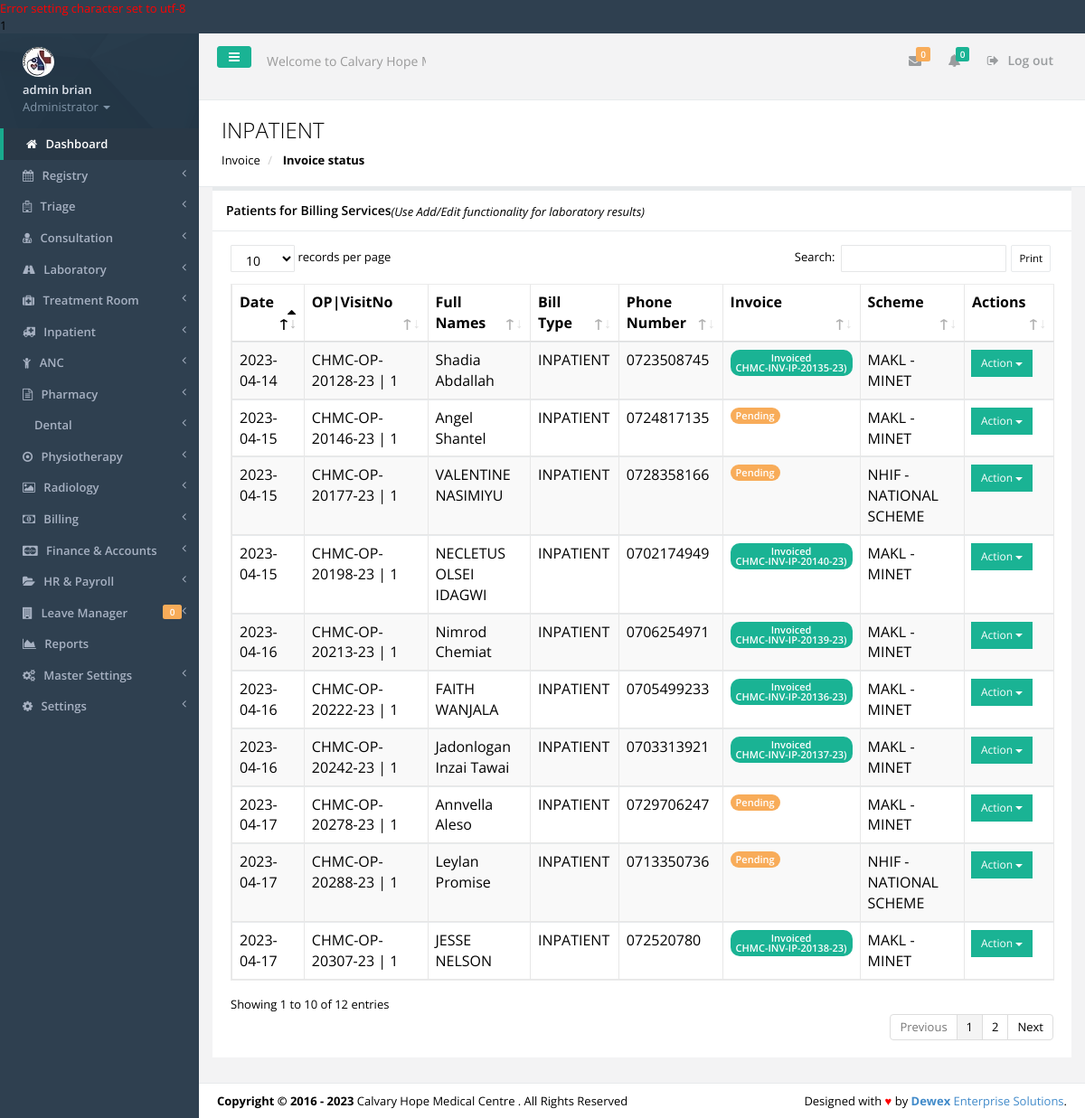
The page /billingip.php (signed in) on the database its author committed.
### tables this page shows
CREATE TABLE IF NOT EXISTS `tbl_users` (
  `id` int(11) NOT NULL,
  `f_name` varchar(30) NOT NULL,
  `s_name` varchar(30) NOT NULL,
  `id_no` varchar(30) NOT NULL,
  `email` varchar(30) NOT NULL,
  `phone` varchar(15) NOT NULL,
  `password` varchar(200) NOT NULL,
  `user_l` varchar(50) NOT NULL,
  `profile_image` varchar(45) NOT NULL,
  `active` varchar(30) NOT NULL
);

CREATE TABLE IF NOT EXISTS `tbl_settings` (
  `settings_id` int(11) NOT NULL,
  `slogan` varchar(100) NOT NULL,
  `l_status` varchar(10) NOT NULL,
  `system_name` varchar(30) NOT NULL,
  `campaigner_name` varchar(30) NOT NULL,
  `campaigner_short_name` varchar(30) NOT NULL,
  `campaign_location` varchar(30) NOT NULL,
  `seat` varchar(30) NOT NULL,
  `inst_date` varchar(15) NOT NULL,
  `photo` varchar(30) NOT NULL,
  `photo_size` varchar(10) NOT NULL,
  `photo_type` varchar(20) NOT NULL,
  `custom_reply_msg` varchar(500) NOT NULL,
  `address` varchar(50) NOT NULL,
  `phone` varchar(30) NOT NULL,
  `email` varchar(30) NOT NULL
);

CREATE TABLE IF NOT EXISTS `tbl_registry` (
  `reg_no` int(11) NOT NULL,
  `opnocounter` varchar(30) NOT NULL,
  `visit_no` varchar(20) NOT NULL,
  `id_no` varchar(10) NOT NULL,
  `f_name` varchar(40) NOT NULL,
  `l_name` varchar(40) NOT NULL,
  `phone_no` varchar(15) NOT NULL,
  `gender` varchar(10) NOT NULL,
  `dob` varchar(15) NOT NULL,
  `residence` varchar(100) NOT NULL,
  `opno` varchar(20) NOT NULL,
  `visit_date` varchar(20) NOT NULL,
  `visit_status` varchar(10) NOT NULL,
  `scheme_code` varchar(20) NOT NULL,
  `memberno` varchar(50) NOT NULL,
  `agecategory` varchar(44) NOT NULL,
  `age` varchar(44) NOT NULL,
  `parentFname` varchar(44) NOT NULL,
  `parentLame` varchar(44) NOT NULL,
  `time` timestamp NOT NULL DEFAULT CURRENT_TIMESTAMP ON UPDATE CURRENT_TIMESTAMP
);

CREATE TABLE IF NOT EXISTS `tbl_patientinvoices` (
  `invoice_id` int(11) NOT NULL,
  `invoice_no` varchar(30) NOT NULL,
  `invoice_ipcounterno` varchar(50) NOT NULL,
  `invoice_opcounterno` varchar(50) NOT NULL,
  `invoice_other` varchar(100) NOT NULL,
  `invoice_datetime` varchar(20) NOT NULL,
  `invoice_servedby` varchar(50) NOT NULL,
  `invoice_timestamp` timestamp NOT NULL DEFAULT CURRENT_TIMESTAMP ON UPDATE CURRENT_TIMESTAMP,
  `invoice_paymentmode` varchar(30) NOT NULL,
  `invoice_tenderedamt` varchar(30) NOT NULL,
  `invoice_balance` varchar(30) NOT NULL,
  `invoice_payername` varchar(50) NOT NULL,
  `invoice_visitno` varchar(50) NOT NULL,
  `invoice_opno` varchar(50) NOT NULL,
  `invoice_ipno` varchar(50) NOT NULL,
  `invoice_pschemename` varchar(100) NOT NULL,
  `invoice_pschemecode` varchar(50) NOT NULL,
  `invoice_approvedamt` varchar(50) NOT NULL,
  `invoice_memberno` varchar(50) NOT NULL,
  `invoice_category` varchar(50) NOT NULL
);

CREATE TABLE IF NOT EXISTS `tbl_paymentschemes` (
  `pscheme_id` int(11) NOT NULL,
  `pscheme_code` varchar(20) NOT NULL,
  `pscheme_name` varchar(100) NOT NULL,
  `pscheme_details` varchar(100) NOT NULL,
  `pscheme_oplimit` varchar(30) NOT NULL,
  `pscheme_iplimit` varchar(30) NOT NULL,
  `pscheme_copayments` varchar(30) NOT NULL
);

### includes/authenticate.php (called while the page is built, shortened)
<?php
require_once 'inc/auth.php';
$signedemail = $_SESSION['email'];
$adminDetails = mysqli_query($dbconnect,"SELECT * FROM tbl_users WHERE email='$signedemail'");
$dd = mysqli_fetch_assoc($adminDetails);
$sfname = $dd['f_name'];
$ssname = $dd['s_name'];
$sidno = $dd['id_no'];
$user_l = $dd['user_l'];
	$getcountleaves =mysqli_query($dbconnect,"SELECT COUNT(*) as k FROM tbl_leavetransactions WHERE leavetrans_approver='$sidno' AND leavetrans_status='APPLIED'");
	$gcntttl1 = mysqli_fetch_array($getcountleaves);
	$leavestoapprove = $gcntttl1['k'];
?>

### inc/auth.php (called while the page is built, shortened)
<?php
include('config.php');
$dbhost = "localhost";
$dbuser = "root";
$dbpass = "";
$dbname = "agrovet";
$dbconnect = new mysqli($dbhost, $dbuser, $dbpass, $dbname);
$get_system_settings = mysqli_query($dbconnect,"SELECT * FROM tbl_settings LIMIT 1");
$smartC = mysqli_fetch_array($get_system_settings);
$smart_name = $smartC['system_name'];
?>

### billingip.php (the view, shortened to what this page needs)
<?php include('includes/authenticate.php'); ?>
<!DOCTYPE html>
<html>
<head>
    <?php include('includes/meta.php');?>
    <link href="css/plugins/dataTables/dataTables.bootstrap.css" rel="stylesheet">
    <link href="css/plugins/dataTables/dataTables.responsive.css" rel="stylesheet">
    <link href="css/plugins/dataTables/dataTables.tableTools.min.css" rel="stylesheet">
</head>
<body>
    <div id="wrapper">
	<?php include('includes/sidebar.php');?>
        <div id="page-wrapper" class="gray-bg">
        <div class="row border-bottom">
			<?php include('includes/top-nav.php'); ?>
        </div>
		<?php
			$patientcategory='INPATIENT';
			$getLabPatients = mysqli_query($dbconnect, "SELECT * FROM tbl_registry r INNER JOIN tbl_billing b ON b.bill_opno=r.opno AND b.bill_visitno=r.visit_no WHERE b.bill_patientcategory='$patientcategory' GROUP BY b.bill_opno");
			$title='Patients for Billing Services';
		?>
			<div class="row wrapper border-bottom white-bg page-heading">
			<div class="col-lg-7">
				<h2><?php echo $patientcategory; ?></h2>
				<ol class="breadcrumb">
					<li>
						<a href="invoicer.php">Invoice</a>
					</li>
					<li class="active">
						<strong>Invoice status</strong>
					</li>
				</ol>
			</div>
				<div class="col-lg-5">
				</div>
		</div>
				<div class="row">
				<form>
                <div class="col-lg-12">
                <div class="ibox float-e-margins">
                    <div class="ibox-title">
                        <h5><?php echo $title;?></h5><i>(Use Add/Edit functionality for laboratory results)</i>
                    </div>
                    <div class="ibox-content">
					<table class="table table-striped table-bordered table-hover dataTables-example">
						<thead>
						<tr>
							<th>Date</th>
							<th>OP|VisitNo</th>
							<th>Full Names</th>
							<th>Bill Type</th>
							<th>Phone Number</th>
							<th>Invoice</th>
							<th>Scheme</th>
							<th>Actions </th>
						</tr>
						</thead>
						<tbody>
						<?php
						while($gaclab = mysqli_fetch_array($getLabPatients)){
						$fnames = $gaclab['f_name'];
						$lnames = $gaclab['l_name'];
						$phonenumber = $gaclab['phone_no'];
						$opno = $gaclab['opno'];
						$scheme_code = $gaclab['scheme_code'];
						$visitno = $gaclab['visit_no'];
						$visit_date = $gaclab['visit_date'];
						?>
							<td><?php echo $visit_date; ?></td>
							<td><?php echo $opno; ?> | <?php echo $visitno; ?></td>
							<td><?php echo "$fnames $lnames"; ?></td>
							<td><?php echo $patientcategory; ?></td>
							<td><?php echo $phonenumber; ?></td>
							<td><?php
									$getinvo = mysqli_query($dbconnect, "SELECT invoice_no FROM tbl_patientinvoices WHERE invoice_visitno='$visitno' AND invoice_opno='$opno' AND invoice_category='$patientcategory' LIMIT 1");
										$giv = mysqli_fetch_assoc($getinvo);
										$invoice_no = $giv['invoice_no'];
										if($invoice_no!=null){
											?>
											<span class="badge badge-primary">Invoiced<br><?php echo $invoice_no; ?>)</span>
											<?php
										}else{
											?>
											<span class="badge badge-warning"> Pending </span>
											<?php
										}
								?>
							</td>
							<td>
								<?php
									$getlss = mysqli_query($dbconnect, "SELECT pscheme_name FROM tbl_paymentschemes WHERE pscheme_code='$scheme_code'");
										$lrarrayy = mysqli_fetch_array($getlss);
										$pscheme_name = $lrarrayy['pscheme_name'];
											echo "$pscheme_name";
										?>
							</td>
							<td>
							<div class="input-group-btn">
								<button data-toggle="dropdown" class="btn btn-primary btn-sm dropdown-toggle" type="button">Action <span class="caret"></span></button>
							</div>
							</td>
						<?php
						}
						?>
						</tbody>
						</table>
                </div>
            </div>
            </div>
			</form>
        </div>
		<?php include 'includes/footer.php'?>
    </div>
    </div>
</body>
</html>

### includes/sidebar.php (shortened to what this page needs)
<nav class="navbar-default navbar-static-side" role="navigation">
            <div class="sidebar-collapse">
                <ul class="nav" id="side-menu">
                    <li class="nav-header">
                        <div class="dropdown profile-element"> <span>
                            <img alt="image" class="img-circle" src="img/profile_small.jpg" />
                             </span>
                            <a data-toggle="dropdown" class="dropdown-toggle" href="#">
                            <span class="clear"> <span class="block m-t-xs"> <strong class="font-bold"><?php echo "$sfname $ssname";?></strong>
                             </span> <span class="text-muted text-xs block">Administrator <b class="caret"></b></span> </span> </a>
                        </div>
                    </li>
                    <li class="active">
                        <a href="index.php"><i class="fa fa-home"></i> <span class="nav-label">Dashboard</span></a>
                    </li>
					<?php
					if($user_l=='REGISTRY'||$user_l=='ADMINISTRATOR'){
					?>
					<li>
                        <a href="registry.php"><i class="fa fa-calendar"></i> <span class="nav-label">Registry </span><span class="fa arrow"></span></a>
                    </li>
					<?php
					}
					if($user_l=='TRIAGE'||$user_l=='ADMINISTRATOR'||$user_l=='TREATMENTROOM'){
					?>
					<li>
						<a href="#"><i class="fa fa-hospital-o"></i> <span class="nav-label">Triage </span><span class="fa arrow"></span></a>
					</li>
					<?php
					}
					if($user_l=='CONSULTATION'||$user_l=='ADMINISTRATOR'){
					?>
					<li>
                        <a href="#"><i class="fa fa-user-md"></i> <span class="nav-label">Consultation </span><span class="fa arrow"></span></a>
                    </li>
					<?php
					}
					if($user_l=='LABORATORY'||$user_l=='ADMINISTRATOR'){
					?>
					<li>
                        <a href="#"><i class="fa fa-road"></i> <span class="nav-label">Laboratory </span><span class="fa arrow"></span></a>
                    </li>
					<?php
					}
					if($user_l=='TRIAGE'||$user_l=='ADMINISTRATOR'||$user_l=='TREATMENTROOM'){
					?>
					<li>
                        <a href="#"><i class="fa fa-medkit"></i> <span class="nav-label">Treatment Room </span><span class="fa arrow"></span></a>
                    </li>
					<li>
                        <a href="#"><i class="fa fa-ambulance"></i> <span class="nav-label">Inpatient </span><span class="fa arrow"></span></a>
                    </li>
					<li>
                        <a href="#"><i class="fa fa-child"></i> <span class="nav-label">ANC </span><span class="fa arrow"></span></a>
                    </li>
					<?php
					}
					if($user_l=='PHARMACY'||$user_l=='ADMINISTRATOR'){
					?>
					<li>
                        <a href="#"><i class="fa fa-file-text-o"></i> <span class="nav-label">Pharmacy </span><span class="fa arrow"></span></a>
                    </li>
					<?php
					}
					if($user_l=='ADMINISTRATOR'){
					?>
					<li>
                        <a href="#"><i class="fa-solid fa-road"></i> <span class="nav-label">Dental </span><span class="fa arrow"></span></a>
                    </li>
					<li>
                        <a href="#"><i class="fa fa-dot-circle-o"></i> <span class="nav-label">Physiotherapy </span><span class="fa arrow"></span></a>
                    </li>
						<li>
                        <a href="#"><i class="fa fa-photo"></i> <span class="nav-label">Radiology </span><span class="fa arrow"></span></a>
                    </li>
					<?php
					}
					if($user_l=='REGISTRY'||$user_l=='ADMINISTRATOR'){
					?>
					<li>
                        <a href="#"><i class="fa fa-money"></i> <span class="nav-label">Billing </span><span class="fa arrow"></span></a>
                    </li>
					<?php
					}
					if($user_l=='ADMINISTRATOR'){
					?>
					<li>
                        <a href="#"><i class="fa fa-cc-mastercard"></i> <span class="nav-label">Finance & Accounts </span><span class="fa arrow"></span></a>
                    </li>
					<?php } ?>
					<li>
                        <a href="#"><i class="fa fa-folder-open"></i> <span class="nav-label">HR & Payroll </span><span class="fa arrow"></span></a>
                    </li>
					<li>
                        <a href="#"><i class="fa fa-building"></i> <span class="nav-label">Leave Manager </span><span class="fa arrow"></span><span class="label label-warning pull-right"><?php echo $leavestoapprove; ?></span></a>
                    </li>
					<?php
					if($user_l=='ADMINISTRATOR'){
					?>
					 <li>
                        <a href="reports.php"><i class="fa fa-area-chart"></i> <span class="nav-label">Reports</a>
                    </li>
                    <li>
                        <a href="#"><i class="fa fa-cogs"></i> <span class="nav-label">Master Settings</span><span class="fa arrow"></span></a>
                    </li>
                    <li>
                        <a href="#"><i class="fa fa-gear"></i> <span class="nav-label"> Settings</span><span class="fa arrow"></span></a>
                    </li>
					<?php
					}
					?>
                </ul>
            </div>
        </nav>

### includes/top-nav.php (shortened to what this page needs)
<nav class="navbar navbar-static-top" role="navigation" style="margin-bottom: 0">
        <div class="navbar-header">
            <a class="navbar-minimalize minimalize-styl-2 btn btn-primary " href="#"><i class="fa fa-bars"></i> </a>
            <form role="search" class="navbar-form-custom" method="post" action="search_results.html">
                <div class="form-group">
                    <input type="text" placeholder="Welcome to <?php echo $smart_name; ?>..." class="form-control" name="top-search" id="top-search">
                </div>
            </form>
        </div>
            <ul class="nav navbar-top-links navbar-right">
                <li>
                    <a class="count-info" tooltip="Unread" href="#">
                        <i class="fa fa-envelope"></i>  <span class="label label-warning">0</span>
                    </a>
                </li>
                <li>
                    <a class="count-info" data-toggle="dropdowhn" tooltip="Marked Important" href="#">
                        <i class="fa fa-bell"></i>  <span class="label label-primary">0</span>
                    </a>
                 </li>
				<li>
                    <a href="logout.php?logout">
                        <i class="fa fa-sign-out"></i> Log out
                    </a>
                </li>
            </ul>
	</nav>

### includes/footer.php
<div class="footer">
    <div class="pull-right">
        Designed with <span style="color:red">&hearts;</span> by <a href="mailto: isaacwex@gmail.com tel:0729522550" target="_blank" title="We're Dewex Enterprise Solutions" target="_blank" rel="dofollow"><strong>Dewex</strong> Enterprise Solutions</a>.
    </div>
    <div>
        <strong>Copyright &copy; 2016 - <?php echo date('Y'); ?></strong> <?php echo $smart_name; ?> . All Rights Reserved
    </div>
</div>

### rows shown on the page
tbl_users: f_name "admin", s_name "brian"
tbl_settings: top-search "Welcome to Calvary Hope Medical Centre...", system_name "Calvary Hope Medical Centre"
tbl_registry: visit_date "2023-04-14", opno "CHMC-OP-20128-23", visit_no "1", f_name "Shadia", l_name "Abdallah", phone_no "0723508745", tbl_patientinvoices.invoice_no "CHMC-INV-IP-20135-23", tbl_paymentschemes.pscheme_name "MAKL - MINET"
tbl_registry: visit_date "2023-04-15", opno "CHMC-OP-20146-23", visit_no "1", f_name "Angel", l_name "Shantel", phone_no "0724817135", shows "Pending", tbl_paymentschemes.pscheme_name "MAKL - MINET"
tbl_registry: visit_date "2023-04-15", opno "CHMC-OP-20177-23", visit_no "1", f_name "VALENTINE", l_name "NASIMIYU", phone_no "0728358166", shows "Pending", tbl_paymentschemes.pscheme_name "NHIF - NATIONAL SCHEME"
tbl_registry: visit_date "2023-04-15", opno "CHMC-OP-20198-23", visit_no "1", f_name "NECLETUS", l_name "OLSEI IDAGWI", phone_no "0702174949", tbl_patientinvoices.invoice_no "CHMC-INV-IP-20140-23", tbl_paymentschemes.pscheme_name "MAKL - MINET"
tbl_registry: visit_date "2023-04-16", opno "CHMC-OP-20213-23", visit_no "1", f_name "Nimrod", l_name "Chemiat", phone_no "0706254971", tbl_patientinvoices.invoice_no "CHMC-INV-IP-20139-23", tbl_paymentschemes.pscheme_name "MAKL - MINET"
tbl_registry: visit_date "2023-04-16", opno "CHMC-OP-20222-23", visit_no "1", f_name "FAITH", l_name "WANJALA", phone_no "0705499233", tbl_patientinvoices.invoice_no "CHMC-INV-IP-20136-23", tbl_paymentschemes.pscheme_name "MAKL - MINET"
tbl_registry: visit_date "2023-04-16", opno "CHMC-OP-20242-23", visit_no "1", f_name "Jadonlogan Inzai", l_name "Tawai", phone_no "0703313921", tbl_patientinvoices.invoice_no "CHMC-INV-IP-20137-23", tbl_paymentschemes.pscheme_name "MAKL - MINET"
tbl_registry: visit_date "2023-04-17", opno "CHMC-OP-20278-23", visit_no "1", f_name "Annvella", l_name "Aleso", phone_no "0729706247", shows "Pending", tbl_paymentschemes.pscheme_name "MAKL - MINET"
tbl_registry: visit_date "2023-04-17", opno "CHMC-OP-20288-23", visit_no "1", f_name "Leylan", l_name "Promise", phone_no "0713350736", shows "Pending", tbl_paymentschemes.pscheme_name "NHIF - NATIONAL SCHEME"
tbl_registry: visit_date "2023-04-17", opno "CHMC-OP-20307-23", visit_no "1", f_name "JESSE", l_name "NELSON", phone_no "072520780", tbl_patientinvoices.invoice_no "CHMC-INV-IP-20138-23", tbl_paymentschemes.pscheme_name "MAKL - MINET"

### other values the page prints
$dbconnect->error() "1"
$leavestoapprove "0"
$patientcategory "INPATIENT"
$title "Patients for Billing Services"
